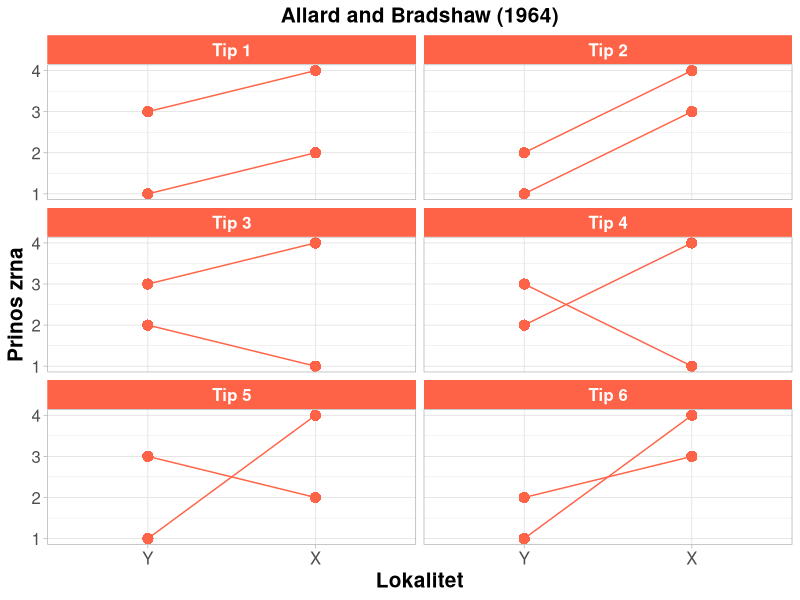

Generate this figure with R:
# Izvor podataka: Allard and Bradshaw (1964)

library(ggplot2)

tip <- c("Tip 1","Tip 1","Tip 1","Tip 1","Tip 2","Tip 2","Tip 2","Tip 2",
         "Tip 3","Tip 3","Tip 3","Tip 3","Tip 4","Tip 4","Tip 4","Tip 4",
         "Tip 5","Tip 5","Tip 5","Tip 5","Tip 6","Tip 6","Tip 6","Tip 6")
lok <- c("Y","Y","X","X","Y","Y","X","X",
         "Y","Y","X","X","Y","Y","X","X",
         "Y","Y","X","X","Y","Y","X","X")
gen <- c("A","B","A","B","A","B","A","B",
         "A","B","A","B","A","B","A","B",
         "A","B","A","B","A","B","A","B")
y <- c(3,1,4,2,2,1,4,3,3,2,4,1,2,3,4,1,1,3,4,2,1,2,4,3)
lok <- factor(lok, levels = c("Y", "X"), ordered = TRUE)
df <- data.frame(tip,lok,gen,y)
df

ggplot(data = df,
       aes(x = factor(lok),
           y = y)) +
  geom_point(shape = 16,
             size = 3.5,
             color = "tomato") +
  geom_line(aes(group = factor(gen)),
            color = "tomato") +
  facet_wrap(~ tip, ncol = 2) +
  labs(x = "Lokalitet",
       y = "Prinos zrna",
       title = "Allard and Bradshaw (1964)") +
  theme_light() +
  theme(axis.title.x = element_text(size = 15, face = "bold"),
        axis.text.x = element_text(size = 12),
        axis.title.y = element_text(size = 15, face = "bold"),
        axis.text.y = element_text(size = 12),
        plot.title = element_text(hjust = 0.5, size = 15, face = "bold"),
        strip.background = element_rect(fill = "tomato", size = 0.2),
        strip.text = element_text(size = 12, face = "bold", colour = "white")
        )